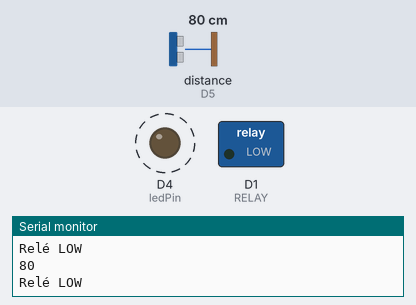
A sketch run on a simulated ESP8266 (Wemos D1 mini). Parts: switched loads named in the sketch (green lamp = pin HIGH), output pins drawn as LEDs (lit = HIGH), the last lines printed to the serial monitor. Wiring (inferred from the names in the program): ultrasonic range finder: trigger D6; echo D5. Dashed ring = blinking. Inputs (shaded band) come from the test bench; at power-on: distance to the obstacle (sensor on D5) 80 cm. The echo pulse lasts 58.3 µs per cm; pins used as bus, display or sensor lines are not drawn.

Above: at 3.8 s.
3.9 s: distance to the obstacle (sensor on D5) set to 54 cm
7.4 s: distance to the obstacle (sensor on D5) set to 46 cm
At 10.7 s:
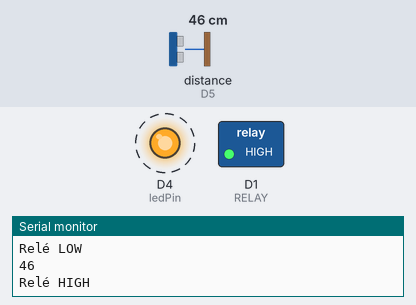
13.6 s: distance to the obstacle (sensor on D5) set to 60 cm
At 16.8 s:
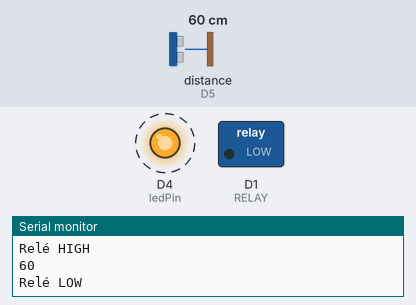
19.8 s: distance to the obstacle (sensor on D5) set to 2 cm
At 21.8 s:
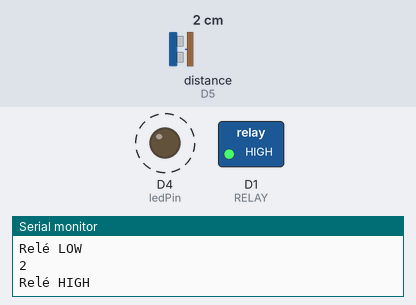
Timing chart, 0 to 27.0 s (numbered marks = the images above; inputs shaded):
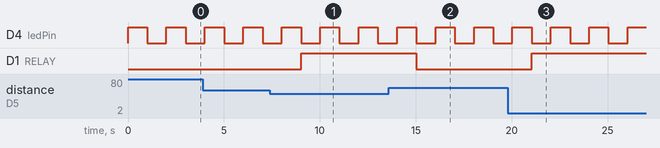

Measured:
- the behaviour switches between 51 and 50 cm on distance to the obstacle (sensor on D5) (found by bisection; images 0 and 1)
- after the input at 7.4 s, D1 (RELAY): LOW → HIGH after 1.6 s
- after the input at 13.6 s, D1 (RELAY): HIGH → LOW after 1.4 s
- after the input at 19.8 s, D1 (RELAY): LOW → HIGH after 1.2 s
- by itself, D4 (ledPin): alternates HIGH for 1.0 s and LOW for 1.0 s

The sketch:

sketch_iot-water-plants_v1.0.ino
```cpp
/*
 * Desc: Home mini intrusion detection
 *       Inputs:
 *        * D2 input with pullup resistance to read the value of the sensor MC-38 wired door window sensor magnetic switch
 *        * D3 input with pullup resistance to read the value of the sensor MC-38 wired door window sensor magnetic switch
 *        * D5 input echo value for sensor HC-SR04
 *       Outputs:
 *        * D4 output trigger for sensor HC-SR04
 * Author: JDH
 * Date: 13/03/2017
 * Version: 1.0
 * IDE configuration: https://www.wemos.cc/tutorial/get-started-arduino.html
 */
/*#include <ESP8266WiFi.h>*/

/*
 *  This file must have the following constants:
 * #define WIFI_SSID "********"
 * #define WIFI_PASSWORD "********"
 * #define FIREBASE_HOST "********"
 * #define FIREBASE_AUTH "********"
 *
 * const String HOME_NAME = "********";
 * const String DEVICE_NAME = "********";
 * #define OC_COUNT ?
 * OpenCloseSensor ocSensors[OC_COUNT] = {
 *   OpenCloseSensor(...),
 *   ...
 * };
 * #define P_COUNT ?
 * PresenceSensor pSensors [P_COUNT] = {
 *   PresenceSensor(...),
 *   ...
 * };
 */
//#include "config.h"


#define ledPin BUILTIN_LED  // BUILTIN_LED = PIN D4
#define USOUND_TRIG  D6     // PIN D6
#define USOUND_ECHO  D5     // PIN D5
#define RELAY  D1

long DISTANCE_THRESHOLD = 50; // In centimeters

bool presenceDetected = false;
long distanceRead;


//WiFiServer server(80);


void setup() {
  //String firebaseMessage = "";

  Serial.begin(115200);

  //Configure the Wemos PINs
  pinMode(USOUND_TRIG,OUTPUT);
  pinMode(USOUND_ECHO,INPUT);
  pinMode(RELAY,OUTPUT);
  pinMode(ledPin, OUTPUT);  // set onboard LED as output (D4)

  //Initialize the output value PINs
  digitalWrite(USOUND_TRIG,HIGH);
  digitalWrite(RELAY,LOW);
  digitalWrite(ledPin,LOW);

/*
  // WiFi connection
  Serial.printf("Connecting to %s ", WIFI_SSID);
  WiFi.begin(WIFI_SSID, WIFI_PASSWORD);
  while (WiFi.status() != WL_CONNECTED)
  {
    delay(500);
    Serial.print(".");
  }
  Serial.println(" connected");

  // Web Server
  server.begin();
  Serial.printf("Web server started, open %s in a web browser\n", WiFi.localIP().toString().c_str());
  */
}

void loop() {

  digitalWrite(ledPin,HIGH);   //LOW = 0, HIGH = 1

  delay(1000);

  digitalWrite(ledPin,LOW);   //LOW = 0, HIGH = 1


  //Get the water level and start or stop the water pump
  presenceDetected = PresenceDetected(USOUND_TRIG, USOUND_ECHO, &distanceRead, DISTANCE_THRESHOLD);
  Serial.println(distanceRead);
  if (presenceDetected) {
    digitalWrite(RELAY, HIGH);
    Serial.println("Relé HIGH");
  }
  else {
    digitalWrite(RELAY, LOW);
    Serial.println("Relé LOW");
  }


/*
  WiFiClient client = server.available();
  // wait for a client (web browser) to connect
  if (client)
  {
    Serial.println("\n[Client connected]");
    while (client.connected())
    {
      // read line by line what the client (web browser) is requesting
      if (client.available())
      {
        String line = client.readStringUntil('\r');
        Serial.print(line);
        // wait for end of client's request, that is marked with an empty line
        if (line.length() == 1 && line[0] == '\n')
        {
          client.println("");
          break;
        }
      }
    }
    delay(1); // give the web browser time to receive the data

    // close the connection:
    client.stop();
    Serial.println("[Client disonnected]");
  }
  */

  delay(1000);
}


/* Method that detects if there is an object near the sensor
 * Parameters:
 *
 * (1) Using IO trigger for at least 10us high level signal,
 * (2) The Module automatically sends eight 40 kHz and detect whether there is a pulse signal back.
 * (3) IF the signal back, through high level , time of high output IO duration is the time from sending ultrasonic to returning.
 * Test distance = (high level time×velocity of sound (340M/S) / 2,
 */
bool PresenceDetected(int pinTrigger, int pinEcho, long* distanceRead, long distanceThreshold) {
  long duration;

  digitalWrite(pinTrigger, LOW);
  delayMicroseconds(2);
  digitalWrite(pinTrigger, HIGH);
  delayMicroseconds(10);
  digitalWrite(pinTrigger, LOW);
  duration = pulseIn(pinEcho, HIGH);
  *distanceRead = duration / 58.2;

  //Serial.println(duration);

  return (*distanceRead <= distanceThreshold);
}
```
